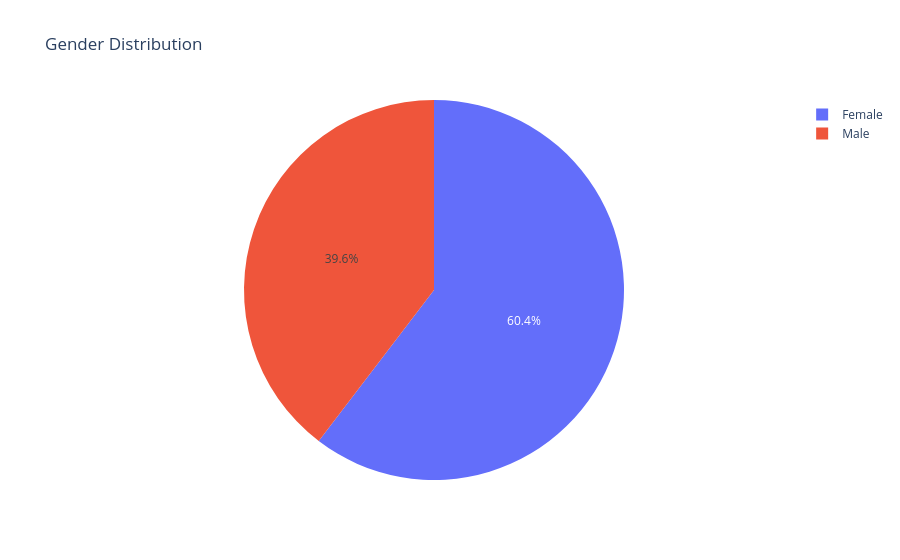

Write notebook code for a chart like this one.
### Code cell
gender = df["SEX"].replace({
    1: "Male",
    2: "Female"
})

fig = px.pie(
    names=gender.value_counts().index,
    values=gender.value_counts().values,
    title="Gender Distribution"
)

fig.show()

### Figure 1 — Plotly figure (JSON) as saved in the notebook; plotly's stock layout.template omitted (floating-point values rounded to 4 significant figures)
{"data": [{"domain": {"x": [0, 1], "y": [0, 1]}, "hovertemplate": "label=%{label}<br>value=%{value}<extra></extra>", "labels": ["Female", "Male"], "legendgroup": "", "name": "", "showlegend": true, "type": "pie", "values": [18112, 11888]}], "layout": {"legend": {"tracegroupgap": 0}, "title": {"text": "Gender Distribution"}}}
